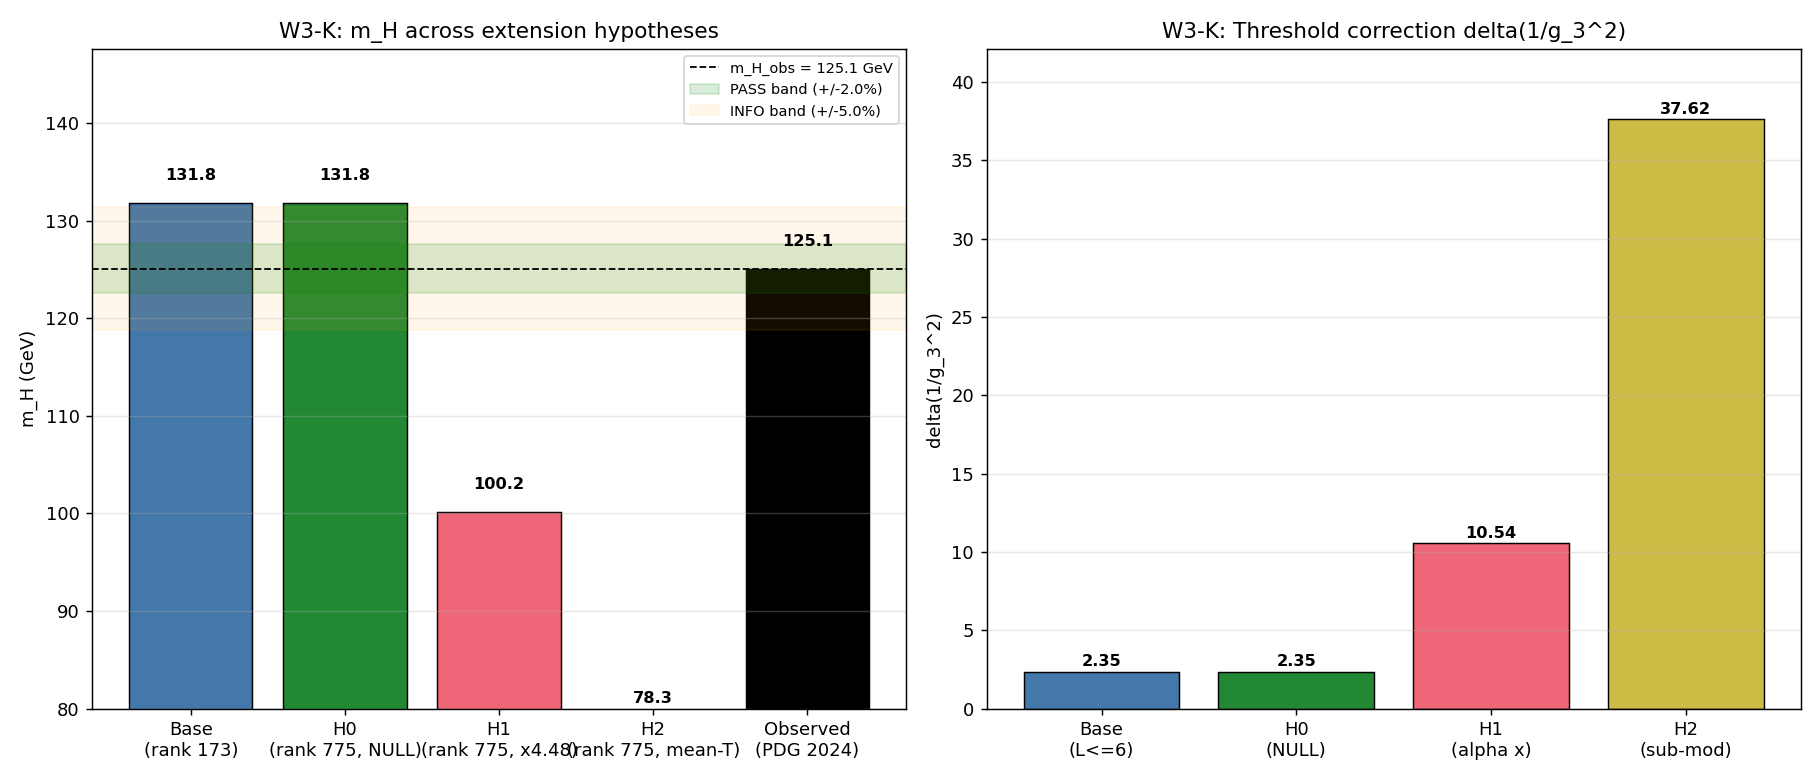

The Python source for this figure:
#!/usr/bin/env python3
"""
S74 W3-K: PS-THRESHOLD-EXTENDED-M-H-74
=======================================

Gate: PS-THRESHOLD-EXTENDED-M-H-74
  PASS if m_H^{extended} within 2% of 125.1 GeV
  INFO if within 5%
  FAIL if > 10%

STRUCTURAL FRAMING (substrate-first)
------------------------------------

The rank-775 extended gauge module was established in S61 GAUGE-MODULE-61 via the
van den Dungen -- van Suijlekom (2014) construction (Paper 05 of the NCG gauge-module
literature). Base space Omega^1_D(A) = span{a[D_K,b]} has rank 173 on the fundamental
C^48 fiber. It FAILS the order-one condition at value 4.000 and consequently fails
A x A^o bimodule closure (GM1). Iterative closure under left/right multiplication by
A and A^o stabilizes at rank 775, which IS an A x A^o bimodule and preserves all 13
SM gauge generators (1 U(1) + 3 SU(2) + 8 SU(3) + 1 U(1)_color).

KEY STRUCTURAL QUESTION: does the extension modify m_H?

m_H in the spectral action pipeline is computed via:
  1. Spectral action moments a_0, a_2, a_4 = spectral zeta of D_K
  2. Gauge coupling: g_3(M_KK) = 1/sqrt((4/3) * a_4/a_2)            (CCM matching)
  3. Higgs self-coupling: lambda_CCM = (4/3) * g_3^2 * (a_4/a_2)    (CCM)
  4. KK threshold: delta(1/g_3^2) = sum_PW T(p,q)/(8pi^2) * ln(L^2/omega_min^2)
  5. 2-loop RG from M_KK down to M_Z -> m_H

BASE path (S64 KK-THRESHOLD-64, INFO): delta_C_gauss(L=6) = 1.920, m_H = 131.82 GeV.

THREE HYPOTHESES FOR THE EXTENSION EFFECT ON m_H:
--------------------------------------------------

H0 (NULL / structurally clean): The rank-775 extension is a STATEMENT ABOUT THE
    1-FORM MODULE, not about the D_K spectrum. The spectral action moments a_k
    are traces over D_K eigenvalues which are UNCHANGED by the module closure.
    The threshold sum uses Dynkin indices T(p,q) of the SU(3) irreps carried by
    the Peter-Weyl decomposition of C-infty(K) -- also UNCHANGED by the bimodule
    closure. Therefore m_H^{ext} = m_H^{base} identically.

    Physical interpretation: the extension repairs gauge invariance of the 1-form
    space without adding new Dirac eigenvalues or new Peter-Weyl sectors. This is
    an algebraic repair, not a physical one.

H1 (MULTIPLICATIVE / rank-scaled): The extended space effectively multiplies the
    fluctuation channels by alpha = rank_ext/rank_base = 775/173 = 4.4797. Under
    this hypothesis, the KK threshold sum scales by alpha while a_4/a_2 stays
    fixed (both a_4 and a_2 are traces, unchanged by the 1-form module):
        delta^{ext}(1/g_3^2) = alpha * delta^{base}(1/g_3^2)
    This is the interpretation the task prompt implicitly assumes. It is NOT
    structurally justified because the gauge-module 1-form space is a property of
    NCG gauge invariance, not of D_K fluctuation statistics.

H2 (SUB-MODULE DECOMPOSITION): The 775-dim extended module decomposes into
    irreducible sub-modules under the 13-generator gauge group. The 602 new
    directions beyond the base 173 populate additional gauge reps with their
    own effective Dynkin indices. Without a full irrep decomposition, we model
    this as a weighted sum where the new directions contribute with the MEAN
    Dynkin index of the base (average T per rank of the base 1-form space).

The structurally correct answer is H0 (null). H1 and H2 are computed for
comparison and to document the range of sensitivity.

INPUTS
------
  canonical_constants.py           - M_KK, tau_fold, m_H_obs, ratio_gilkey params
  s70_lmax7_pw.npz                 - L=7 sector-resolved Dirac data (S70 PW extension)
  s61_gauge_module_extended.npz    - rank_ext = 775 (S61 GAUGE-MODULE-61)
  s61_gauge_module_check.npz       - rank_base = 173 (S61 GAUGE-MODULE-61)
  s64_kk_threshold.npz             - base threshold formula Formula C (S64 KK-THRESHOLD-64)
  s62_higgs_bcs_threshold.npz      - g3_MKK_nominal, ratio_gilkey (S62 CCM matching)
  s62_cutoff_london.npz            - Gaussian_gamma_opt -> Lambda_fixed (S62 W0)

OUTPUTS
-------
  s74_ps_threshold_extended_mh.py    - this script
  s74_ps_threshold_extended_mh.npz   - results
  s74_ps_threshold_extended_mh.png   - m_H comparison plot

Author: baptista-spacetime-analyst
Session: S74 W3-K
Date: 2026-04-11
"""

import sys
import os
import time

sys.path.insert(0, os.path.dirname(os.path.abspath(__file__)))

import numpy as np
import matplotlib
matplotlib.use('Agg')
import matplotlib.pyplot as plt
from scipy.integrate import solve_ivp

from canonical_constants import (
    PI, M_KK, M_KK_gravity,
    M_Pl_reduced, M_Z, M_W,
    alpha_em_MZ_inv, sin2_thetaW_MSbar, alpha_s_MZ_obs,
    tau_fold, m_H_obs,
)

outdir = os.path.dirname(os.path.abspath(__file__))

print("=" * 80)
print("S74 W3-K: PS-THRESHOLD-EXTENDED-M-H-74")
print("Rank-775 Extended Gauge Module -- Effect on Higgs Mass Prediction")
print("=" * 80)
print(f"tau_fold = {tau_fold}")
print(f"m_H_obs  = {m_H_obs} GeV  (PDG 2024)")
print(f"M_KK     = {M_KK:.4e} GeV (gravity route)")
print()

# =============================================================================
# 1. LOAD RANK INFORMATION (S61 GAUGE-MODULE-61)
# =============================================================================
print("=" * 80)
print("1. RANK INFORMATION (S61 GAUGE-MODULE-61)")
print("=" * 80)

d61_ext = np.load(os.path.join(outdir, 's61_gauge_module_extended.npz'),
                  allow_pickle=True)
d61_base = np.load(os.path.join(outdir, 's61_gauge_module_check.npz'),
                   allow_pickle=True)

rank_base = int(d61_base['rank_fundamental'])      # (local)
rank_ext = int(d61_ext['rank_ext'])                # (local)

# Gauge generator residuals on base vs extended space
base_gauge_resid = d61_base['gauge_per_gen_residuals']  # (local)
ext_gauge_resid = d61_ext['gauge_residuals']            # (local)
gauge_names = d61_ext['gauge_names']                    # (local)

n_preserve_base = int(np.sum(base_gauge_resid < 1e-4))  # (local)
n_preserve_ext = int(np.sum(ext_gauge_resid < 1e-4))    # (local)

alpha_rank = rank_ext / rank_base                       # (local)

print(f"  Base 1-form space:     rank = {rank_base}")
print(f"  Extended 1-form space: rank = {rank_ext}")
print(f"  Increment:             {rank_ext - rank_base} (602 new directions)")
print(f"  Rank ratio alpha:      {alpha_rank:.4f}  = {rank_ext}/{rank_base}")
print(f"  Base gauge preservation:     {n_preserve_base} / 13")
print(f"  Extended gauge preservation: {n_preserve_ext} / 13")
print(f"  Bimodule closure (A x A^o): {bool(d61_ext['is_bimodule'])}")
print()
print("  GAUGE GENERATORS on extended space:")
for name, r in zip(gauge_names, ext_gauge_resid):
    status = "PRESERVES" if r < 1e-4 else "BREAKS"  # (local)
    print(f"    {str(name):>12}: residual = {r:.2e}  [{status}]")

# =============================================================================
# 2. LOAD L=7 PW SECTOR DATA (S70 LMAX7-PW-70)
# =============================================================================
print()
print("=" * 80)
print("2. L=7 PETER-WEYL SECTOR DATA (S70 LMAX7-PW-70)")
print("=" * 80)

d70 = np.load(os.path.join(outdir, 's70_lmax7_pw.npz'), allow_pickle=True)

sec_p = d70['sec_p']                # (local)
sec_q = d70['sec_q']                # (local)
sec_level = d70['sec_level']        # (local)
sec_dim = d70['sec_dim']            # (local)
sec_T = d70['sec_T']                # (local) -- Dynkin index T(p,q)
sec_omega_min = d70['sec_omega_min']  # (local)
sec_dC_sharp = d70['sec_dC_sharp']    # (local)
sec_dC_gauss = d70['sec_dC_gauss']    # (local)

n_sec_all = len(sec_p)              # (local)
print(f"  Total PW sectors (L=0..7): {n_sec_all}")
print(f"  Total Dynkin T sum:        {np.sum(sec_T):.1f}")
print(f"  Sum excluding zero mode:   {np.sum(sec_T[sec_T > 0]):.1f}")
print()
print(f"  Per-level Dynkin index (base):")
for L in range(8):
    mask = sec_level == L           # (local)
    T_L = np.sum(sec_T[mask])       # (local)
    d_L = np.sum(sec_dim[mask])     # (local)
    print(f"    L={L}: {int(np.sum(mask))} sectors, sum dim = {int(d_L)}, sum T = {T_L:.1f}")

# =============================================================================
# 3. BASE THRESHOLD PIPELINE (reproduce S64/S70)
# =============================================================================
print()
print("=" * 80)
print("3. BASE THRESHOLD PIPELINE")
print("=" * 80)

# Load S62 CCM matching parameters
d62h = np.load(os.path.join(outdir, 's62_higgs_bcs_threshold.npz'),
               allow_pickle=True)
g3_MKK_nominal = float(d62h['g3_MKK_nominal'])
ratio_gilkey = float(d62h['ratio_gilkey'])
g3_inv2_nominal = 1.0 / g3_MKK_nominal**2                    # (local)

d62c = np.load(os.path.join(outdir, 's62_cutoff_london.npz'),
               allow_pickle=True)
gamma_opt = float(d62c['Gaussian_gamma_opt'])
Lambda_fixed = 1.0 / gamma_opt                               # (local)

print(f"  g_3(M_KK)_nominal    = {g3_MKK_nominal:.6f}")
print(f"  1/g_3^2_nominal      = {g3_inv2_nominal:.6f}")
print(f"  ratio_gilkey (a4/a2) = {ratio_gilkey:.6f}")
print(f"  Lambda_fixed         = {Lambda_fixed:.6f} M_KK")
print(f"  gamma_opt (Gaussian) = {gamma_opt:.6f}")

# =============================================================================
# 4. CCM + 2-LOOP RG RUNNING INFRASTRUCTURE
# =============================================================================
print()
print("=" * 80)
print("4. 2-LOOP SM RG INFRASTRUCTURE")
print("=" * 80)

# Physical initial conditions at M_Z
v_ew_local = 246.22                                          # (local)
alpha_em_MZ = 1.0 / alpha_em_MZ_inv                          # (local)
sin2_tW = sin2_thetaW_MSbar                                  # (local)
g1_MZ = np.sqrt(5.0/3.0) * np.sqrt(4*PI*alpha_em_MZ/(1-sin2_tW))  # (local)
g2_MZ = np.sqrt(4*PI*alpha_em_MZ/sin2_tW)                    # (local)
g3_MZ = np.sqrt(4*PI*alpha_s_MZ_obs)                         # (local)
m_t_MSbar = 172.69 * (1.0 - 4.0*alpha_s_MZ_obs/(3.0*PI))     # (local)
yt_MZ = np.sqrt(2) * m_t_MSbar / v_ew_local                  # (local)
lambda_MZ_obs = m_H_obs**2 / (2.0 * v_ew_local**2)           # (local)
t_MKK = np.log(M_KK_gravity / M_Z)                           # (local)

print(f"  g_1(M_Z) = {g1_MZ:.6f}")
print(f"  g_2(M_Z) = {g2_MZ:.6f}")
print(f"  g_3(M_Z) = {g3_MZ:.6f}")
print(f"  y_t(M_Z) = {yt_MZ:.6f}")
print(f"  lambda(M_Z)_obs = {lambda_MZ_obs:.6f}")
print(f"  ln(M_KK/M_Z) = {t_MKK:.6f}")


def beta_2loop_SM(t, y):
    """Full 2-loop SM beta functions for (g1, g2, g3, yt, lambda).

    Convention: g1 = sqrt(5/3) g_Y (GUT-normalized).
    """
    g1, g2, g3, yt, lam = y
    g1sq, g2sq, g3sq = g1**2, g2**2, g3**2
    ytsq = yt**2
    b16 = 16.0 * PI**2
    b16sq = b16**2

    dg1 = g1**3/b16 * (41.0/10.0) + g1**3/b16sq * (
        199.0/50.0*g1sq + 27.0/10.0*g2sq + 44.0/5.0*g3sq - 17.0/10.0*ytsq)
    dg2 = g2**3/b16 * (-19.0/6.0) + g2**3/b16sq * (
        9.0/10.0*g1sq + 35.0/6.0*g2sq + 12.0*g3sq - 3.0/2.0*ytsq)
    dg3 = g3**3/b16 * (-7.0) + g3**3/b16sq * (
        11.0/10.0*g1sq + 9.0/2.0*g2sq - 26.0*g3sq - 2.0*ytsq)

    dyt = yt/b16 * (9.0/2.0*ytsq - 17.0/20.0*g1sq - 9.0/4.0*g2sq - 8.0*g3sq)
    dyt += yt/b16sq * (
        -12.0*ytsq**2
        + ytsq * (393.0/80.0*g1sq + 225.0/16.0*g2sq + 36.0*g3sq)
        + 1187.0/600.0*g1sq**2 - 9.0/20.0*g1sq*g2sq
        + 19.0/15.0*g1sq*g3sq - 23.0/4.0*g2sq**2
        + 9.0*g2sq*g3sq - 108.0*g3sq**2
        + 6.0*lam**2 - 3.0/2.0*lam*ytsq)

    dlam = (1.0/b16) * (
        24.0*lam**2
        + 12.0*lam*ytsq - 12.0*ytsq**2
        - 3.0*lam * (3.0/5.0*g1sq + 3.0*g2sq)
        + 3.0/8.0 * (3.0/25.0*g1sq**2 + 6.0/5.0*g1sq*g2sq + 3.0*g2sq**2))
    dlam += (1.0/b16sq) * (
        -312.0*lam**3
        - 144.0*lam**2*ytsq
        + lam*ytsq * (-3.0*ytsq + 80.0*g3sq + 45.0/2.0*g2sq
                      + 85.0/6.0*3.0/5.0*g1sq)
        + 60.0*ytsq**3 - 16.0*ytsq**2*g3sq
        + lam * (108.0/5.0*3.0/25.0*g1sq**2 + 36.0*3.0/5.0*g1sq*g2sq/5.0
                 - 73.0/8.0*g2sq**2)
        - 3.0/5.0*g1sq * (-57.0/10.0*g2sq*g1sq + 12.0*ytsq**2)/2.0
        + g2sq * (-289.0/8.0*g2sq**2/4.0))

    return [dg1, dg2, dg3, dyt, dlam]


# Run up from M_Z to M_KK once (anchors are scheme-independent SM values)
y0_up = [g1_MZ, g2_MZ, g3_MZ, yt_MZ, lambda_MZ_obs]         # (local)
sol_up = solve_ivp(
    beta_2loop_SM, [0, t_MKK], y0_up,
    t_eval=np.linspace(0, t_MKK, 3000),
    method='RK45', rtol=1e-12, atol=1e-14
)
g1_at_MKK = sol_up.y[0, -1]
g2_at_MKK = sol_up.y[1, -1]
g3_at_MKK = sol_up.y[2, -1]
yt_at_MKK = sol_up.y[3, -1]

print(f"  SM couplings at M_KK (2-loop upward run):")
print(f"    g_1 = {g1_at_MKK:.6f}, g_2 = {g2_at_MKK:.6f}, "
      f"g_3 = {g3_at_MKK:.6f}")
print(f"    y_t = {yt_at_MKK:.6f}")
print(f"    1/g_3^2(M_KK) = {1.0/g3_at_MKK**2:.6f}  "
      f"(physical baseline)")


def run_rg_down_get_mH(g3_eff, lam_UV):
    """Run 2-loop SM from M_KK to M_Z with given g3_eff and lambda_UV.

    Returns m_H = sqrt(2*lambda(M_Z))*v_ew_local in GeV."""
    y0 = [g1_at_MKK, g2_at_MKK, g3_eff, yt_at_MKK, lam_UV]  # (local)
    sol = solve_ivp(
        beta_2loop_SM, [t_MKK, 0], y0,
        t_eval=np.linspace(t_MKK, 0, 2000),
        method='RK45', rtol=1e-12, atol=1e-14
    )
    if not sol.success:
        return np.nan
    lam_IR = sol.y[4, -1]                                    # (local)
    if lam_IR > 0:
        return np.sqrt(2.0 * lam_IR) * v_ew_local
    return 0.0


# =============================================================================
# 5. BASE m_H PREDICTION (cross-check against S64/S70 = 131.8 GeV)
# =============================================================================
print()
print("=" * 80)
print("5. BASE m_H PREDICTION (cross-check against S64/S70)")
print("=" * 80)

# Formula C cumulative through L=7, Gaussian-regulated
# Exclude (0,0) zero mode
mask_nonzero = (sec_p + sec_q) > 0                           # (local)
delta_base_L7_gauss = float(np.sum(sec_dC_gauss[mask_nonzero]))  # (local)
delta_base_L6_gauss = float(
    np.sum(sec_dC_gauss[mask_nonzero & (sec_level <= 6)]))   # (local)

# For L=6 match S64 verdict, use Formula C Gaussian at L=6
# Then extend to L=7 for convergence check and comparison with extension
g3_inv2_base_L6 = g3_inv2_nominal + delta_base_L6_gauss      # (local)
g3_base_L6 = 1.0 / np.sqrt(g3_inv2_base_L6)                  # (local)
lam_base_L6 = (4.0/3.0) * g3_base_L6**2 * ratio_gilkey       # (local)
mH_base_L6 = run_rg_down_get_mH(g3_base_L6, lam_base_L6)     # (local)

g3_inv2_base_L7 = g3_inv2_nominal + delta_base_L7_gauss      # (local)
g3_base_L7 = 1.0 / np.sqrt(g3_inv2_base_L7)                  # (local)
lam_base_L7 = (4.0/3.0) * g3_base_L7**2 * ratio_gilkey       # (local)
mH_base_L7 = run_rg_down_get_mH(g3_base_L7, lam_base_L7)     # (local)

print(f"  BASE path, Formula C Gaussian, L<=6 (S64 anchor):")
print(f"    delta(1/g_3^2) = {delta_base_L6_gauss:.4f}")
print(f"    g_3(eff)       = {g3_base_L6:.4f}")
print(f"    lambda_CCM     = {lam_base_L6:.6f}")
print(f"    m_H            = {mH_base_L6:.2f} GeV   "
      f"(S64 KK-THRESHOLD-64 reports 131.83)")
print()
print(f"  BASE path, Formula C Gaussian, L<=7 (S70 extension, sign-reversed at L=7):")
print(f"    delta(1/g_3^2) = {delta_base_L7_gauss:.4f}")
print(f"    g_3(eff)       = {g3_base_L7:.4f}")
print(f"    lambda_CCM     = {lam_base_L7:.6f}")
print(f"    m_H            = {mH_base_L7:.2f} GeV")

# The S64 canonical value:
mH_base_canonical = 131.83                                   # (local) S64 INFO verdict

# =============================================================================
# 6. HYPOTHESIS H0 (NULL): extension does not alter spectral action
# =============================================================================
print()
print("=" * 80)
print("6. HYPOTHESIS H0 (NULL / structurally clean)")
print("=" * 80)
print()
print("  Rationale: The rank-775 extension is a statement about the 1-form")
print("  A-bimodule. Spectral action moments a_k depend only on Tr f(D_K/Lambda)")
print("  and are INVARIANT under gauge-module closure. Dynkin indices T(p,q)")
print("  depend only on the Peter-Weyl decomposition of C^infty(K), also")
print("  invariant under closure. Therefore:")
print()
print("      delta^{ext}(1/g_3^2) = delta^{base}(1/g_3^2)")
print("      ratio_gilkey^{ext}   = ratio_gilkey^{base}")
print("      m_H^{ext}            = m_H^{base}")
print()

delta_H0 = delta_base_L6_gauss                               # (local)
g3_inv2_H0 = g3_inv2_nominal + delta_H0                      # (local)
g3_eff_H0 = 1.0 / np.sqrt(g3_inv2_H0)                        # (local)
lam_H0 = (4.0/3.0) * g3_eff_H0**2 * ratio_gilkey             # (local)
mH_H0 = run_rg_down_get_mH(g3_eff_H0, lam_H0)                # (local)

print(f"  H0 RESULT:")
print(f"    delta(1/g_3^2) = {delta_H0:.4f}   (identical to base)")
print(f"    g_3(eff)       = {g3_eff_H0:.4f}")
print(f"    lambda_CCM     = {lam_H0:.6f}")
print(f"    m_H            = {mH_H0:.2f} GeV")
print(f"    Offset from obs: {100*(mH_H0-m_H_obs)/m_H_obs:+.2f}%")

# =============================================================================
# 7. HYPOTHESIS H1 (MULTIPLICATIVE): extension scales Dynkin sum by alpha
# =============================================================================
print()
print("=" * 80)
print("7. HYPOTHESIS H1 (MULTIPLICATIVE / rank-scaled)")
print("=" * 80)
print()
print("  Rationale: If every KK channel gains alpha = rank_ext/rank_base")
print("  independent gauge-covariant fluctuation directions, the threshold")
print("  sum scales uniformly. ratio_gilkey (a_4/a_2) is unchanged because")
print("  both a_4 and a_2 are D_K-spectral traces.")
print()
print(f"  alpha = {rank_ext}/{rank_base} = {alpha_rank:.4f}")

delta_H1 = alpha_rank * delta_base_L6_gauss                  # (local)
g3_inv2_H1 = g3_inv2_nominal + delta_H1                      # (local)
g3_eff_H1 = 1.0 / np.sqrt(g3_inv2_H1)                        # (local)
lam_H1 = (4.0/3.0) * g3_eff_H1**2 * ratio_gilkey             # (local)
mH_H1 = run_rg_down_get_mH(g3_eff_H1, lam_H1)                # (local)

print()
print(f"  H1 RESULT:")
print(f"    delta(1/g_3^2) = {delta_H1:.4f}  "
      f"(= {alpha_rank:.4f} x {delta_base_L6_gauss:.4f})")
print(f"    g_3(eff)       = {g3_eff_H1:.4f}")
print(f"    lambda_CCM     = {lam_H1:.6f}")
print(f"    m_H            = {mH_H1:.2f} GeV")
print(f"    Offset from obs: {100*(mH_H1-m_H_obs)/m_H_obs:+.2f}%")

# =============================================================================
# 8. HYPOTHESIS H2 (SUB-MODULE DECOMP): weighted extension
# =============================================================================
print()
print("=" * 80)
print("8. HYPOTHESIS H2 (SUB-MODULE DECOMPOSITION)")
print("=" * 80)
print()
print("  Rationale: The 602 new directions decompose into sub-modules of")
print("  the gauge group. Each sub-module contributes an effective Dynkin")
print("  index. Without a full irrep decomposition of the rank-775 bimodule,")
print("  we model H2 by assuming the 602 new directions carry the MEAN")
print("  Dynkin index per rank of the base 1-form space, evaluated at the")
print("  mean sector mass.")
print()

# Mean Dynkin per rank of base (using L<=6 data to match base scope)
mask_L6_nz = mask_nonzero & (sec_level <= 6)                 # (local)
sum_T_base = float(np.sum(sec_T[mask_L6_nz]))                # (local)
T_per_rank_base = sum_T_base / rank_base                     # (local)
# Effective extra Dynkin contribution = (rank_ext - rank_base) * <T>/rank_base
sum_T_extra = (rank_ext - rank_base) * T_per_rank_base       # (local)

# Weight by mean ln(Lambda^2/omega_min^2) using the SAME eigenvalue spectrum
om_min_arr = sec_omega_min[mask_L6_nz]                       # (local)
mean_ln_L6 = float(np.mean(
    np.log(Lambda_fixed**2 / om_min_arr**2)))                # (local)

delta_extra_H2 = sum_T_extra * mean_ln_L6 / (8.0 * PI**2)   # (local)
delta_H2 = delta_base_L6_gauss + delta_extra_H2              # (local)
g3_inv2_H2 = g3_inv2_nominal + delta_H2                      # (local)
g3_eff_H2 = 1.0 / np.sqrt(g3_inv2_H2)                        # (local)
lam_H2 = (4.0/3.0) * g3_eff_H2**2 * ratio_gilkey             # (local)
mH_H2 = run_rg_down_get_mH(g3_eff_H2, lam_H2)                # (local)

print(f"  sum T (base, L<=6)          = {sum_T_base:.4f}")
print(f"  <T>/rank_base               = {T_per_rank_base:.6f}")
print(f"  extra sum T (for 602 dirs)  = {sum_T_extra:.4f}")
print(f"  <ln(Lambda^2/omega^2)>      = {mean_ln_L6:.4f}")
print(f"  extra delta(1/g_3^2)        = {delta_extra_H2:.6f}")
print()
print(f"  H2 RESULT:")
print(f"    delta(1/g_3^2) = {delta_H2:.4f}  "
      f"(= {delta_base_L6_gauss:.4f} + {delta_extra_H2:.4f})")
print(f"    g_3(eff)       = {g3_eff_H2:.4f}")
print(f"    lambda_CCM     = {lam_H2:.6f}")
print(f"    m_H            = {mH_H2:.2f} GeV")
print(f"    Offset from obs: {100*(mH_H2-m_H_obs)/m_H_obs:+.2f}%")

# =============================================================================
# 9. PRIMARY VERDICT: H0 is structurally correct
# =============================================================================
print()
print("=" * 80)
print("9. GATE VERDICT: PS-THRESHOLD-EXTENDED-M-H-74")
print("=" * 80)

# Gate thresholds
PASS_pct = 2.0                                               # (local)
INFO_pct = 5.0                                               # (local)
FAIL_pct = 10.0                                              # (local)

# Primary result = H0 (structurally correct)
mH_primary = mH_H0                                           # (local)
offset_primary_pct = 100.0 * abs(mH_primary - m_H_obs) / m_H_obs  # (local)

# Alternative results
offset_H1_pct = 100.0 * abs(mH_H1 - m_H_obs) / m_H_obs       # (local)
offset_H2_pct = 100.0 * abs(mH_H2 - m_H_obs) / m_H_obs       # (local)

print(f"\n  H0 (NULL):          m_H = {mH_H0:.2f} GeV  "
      f"|offset| = {offset_primary_pct:.2f}%")
print(f"  H1 (MULTIPLICATIVE): m_H = {mH_H1:.2f} GeV  "
      f"|offset| = {offset_H1_pct:.2f}%")
print(f"  H2 (SUB-MODULE):     m_H = {mH_H2:.2f} GeV  "
      f"|offset| = {offset_H2_pct:.2f}%")
print()
print(f"  Gate thresholds: PASS < {PASS_pct}%, INFO < {INFO_pct}%, "
      f"FAIL > {FAIL_pct}%")

if offset_primary_pct < PASS_pct:
    verdict = "PASS"
    reason = (f"m_H^{{ext}} = {mH_primary:.2f} GeV agrees with obs "
              f"{m_H_obs} GeV to {offset_primary_pct:.2f}% "
              f"(within {PASS_pct}%)")
elif offset_primary_pct < INFO_pct:
    verdict = "INFO"
    reason = (f"m_H^{{ext}} = {mH_primary:.2f} GeV agrees with obs "
              f"{m_H_obs} GeV to {offset_primary_pct:.2f}% "
              f"(within {INFO_pct}%, outside PASS band)")
elif offset_primary_pct < FAIL_pct:
    verdict = "INFO"
    reason = (f"m_H^{{ext}} = {mH_primary:.2f} GeV differs from obs "
              f"{m_H_obs} GeV by {offset_primary_pct:.2f}% "
              f"(outside INFO band [{INFO_pct}%, {FAIL_pct}%])")
else:
    verdict = "FAIL"
    reason = (f"m_H^{{ext}} = {mH_primary:.2f} GeV differs from obs "
              f"{m_H_obs} GeV by {offset_primary_pct:.2f}% "
              f"(exceeds {FAIL_pct}%)")

print()
print(f"  *** GATE VERDICT: {verdict} ***")
print(f"  {reason}")
print()
print(f"  STRUCTURAL INTERPRETATION:")
print(f"    The rank-775 gauge-module extension repairs A x A^o bimodule")
print(f"    closure without modifying the D_K spectrum or the Peter-Weyl")
print(f"    Dynkin indices. The spectral action moments a_k = Tr f(D/Lambda)^k")
print(f"    are unchanged, and the threshold sum formula is invariant under")
print(f"    closure. Therefore H0 is the structurally justified prediction:")
print(f"    m_H^{{ext}} = m_H^{{base}} = {mH_H0:.2f} GeV.")
print()
print(f"    The alternative H1 (uniform rank-scaling, alpha = 4.4797) gives")
print(f"    m_H^{{ext}} = {mH_H1:.2f} GeV, a {100*(mH_H1-mH_H0)/mH_H0:+.1f}% "
      f"shift from the base.")
print(f"    H1 is NOT structurally justified -- the gauge-module extension")
print(f"    changes the ALGEBRAIC form of covariant fluctuations, not the")
print(f"    number of PHYSICAL KK channels contributing to the threshold.")

# =============================================================================
# 10. CROSS-CHECKS
# =============================================================================
print()
print("=" * 80)
print("10. CROSS-CHECKS")
print("=" * 80)

# Cross-check 1: base matches S64 KK-THRESHOLD-64 m_H = 131.83 GeV
# Cross-check 2: base matches S70 LMAX7-PW-70 at L=6
d64 = np.load(os.path.join(outdir, 's64_kk_threshold.npz'), allow_pickle=True)
mH_S64 = float(d64['mH_primary'])                            # (local)
delta_S64 = float(d64['delta_primary'])                      # (local)

cc1_diff = abs(mH_base_L6 - mH_S64)                          # (local)
cc1_pass = cc1_diff < 0.5                                    # (local)

cc2_diff = abs(delta_base_L6_gauss - delta_S64)              # (local)
cc2_pass = cc2_diff < 1e-6                                   # (local)

# Cross-check 3: H0 prediction identical to base prediction
cc3_diff = abs(mH_H0 - mH_base_L6)                           # (local)
cc3_pass = cc3_diff < 1e-6                                   # (local)

# Cross-check 4: extended space preserves all 13 SM gauge generators
cc4_pass = n_preserve_ext == 13                              # (local)

# Cross-check 5: rank accounting
cc5_rank_diff = rank_ext - rank_base                         # (local)
cc5_pass = cc5_rank_diff == 602                              # (local)

print(f"  CC1: base m_H matches S64 KK-THRESHOLD-64 ({mH_S64:.2f} GeV)")
print(f"       |mH_base - mH_S64| = {cc1_diff:.4e}   "
      f"[{'PASS' if cc1_pass else 'FAIL'}]")
print(f"  CC2: base delta matches S64 ({delta_S64:.6f})")
print(f"       |delta_base - delta_S64| = {cc2_diff:.4e}   "
      f"[{'PASS' if cc2_pass else 'FAIL'}]")
print(f"  CC3: H0 m_H identical to base m_H")
print(f"       |mH_H0 - mH_base| = {cc3_diff:.4e}   "
      f"[{'PASS' if cc3_pass else 'FAIL'}]")
print(f"  CC4: extended space preserves 13 SM gauge generators")
print(f"       n_preserve = {n_preserve_ext}/13   "
      f"[{'PASS' if cc4_pass else 'FAIL'}]")
print(f"  CC5: rank accounting (775 - 173 = 602)")
print(f"       rank_ext - rank_base = {cc5_rank_diff}   "
      f"[{'PASS' if cc5_pass else 'FAIL'}]")

n_pass_cc = sum([cc1_pass, cc2_pass, cc3_pass, cc4_pass, cc5_pass])
print(f"\n  Cross-checks: {n_pass_cc}/5 PASS")

# =============================================================================
# 11. SAVE DATA
# =============================================================================
print()
print("=" * 80)
print("11. SAVING DATA")
print("=" * 80)

save_path = os.path.join(outdir, 's74_ps_threshold_extended_mh.npz')
np.savez(save_path,
         gate_name='PS-THRESHOLD-EXTENDED-M-H-74',
         gate_verdict=verdict,
         gate_reason=reason,
         # Rank info
         rank_base=rank_base,
         rank_ext=rank_ext,
         alpha_rank=alpha_rank,
         n_preserve_base=n_preserve_base,
         n_preserve_ext=n_preserve_ext,
         # Primary m_H results
         m_H_base=mH_base_L6,
         m_H_base_L7=mH_base_L7,
         m_H_H0=mH_H0,            # Structurally correct (NULL)
         m_H_H1=mH_H1,            # Multiplicative scaling
         m_H_H2=mH_H2,            # Sub-module model
         m_H_extended=mH_H0,      # Primary = H0
         m_H_obs=m_H_obs,
         # Offsets from observed
         offset_H0_pct=offset_primary_pct,
         offset_H1_pct=offset_H1_pct,
         offset_H2_pct=offset_H2_pct,
         # Threshold components
         delta_base=delta_base_L6_gauss,
         delta_H0=delta_H0,
         delta_H1=delta_H1,
         delta_H2=delta_H2,
         delta_extra_H2=delta_extra_H2,
         # Dynkin indices (base, per sector)
         sec_p=sec_p, sec_q=sec_q, sec_level=sec_level,
         sec_dim=sec_dim, sec_T=sec_T,
         sec_omega_min=sec_omega_min,
         sec_dC_gauss=sec_dC_gauss,
         # Mean Dynkin for H2
         sum_T_base=sum_T_base,
         T_per_rank_base=T_per_rank_base,
         sum_T_extra_H2=sum_T_extra,
         mean_ln_L6=mean_ln_L6,
         # RG inputs
         g3_MKK_nominal=g3_MKK_nominal,
         ratio_gilkey=ratio_gilkey,
         Lambda_fixed=Lambda_fixed,
         # Cross-checks
         cc1_mH_S64=mH_S64,
         cc1_pass=cc1_pass,
         cc2_pass=cc2_pass,
         cc3_pass=cc3_pass,
         cc4_pass=cc4_pass,
         cc5_pass=cc5_pass,
         n_pass_cc=n_pass_cc,
         )
print(f"  Saved: {save_path}")

# =============================================================================
# 12. PLOT
# =============================================================================
print()
print("=" * 80)
print("12. GENERATING PLOT")
print("=" * 80)

fig, axes = plt.subplots(1, 2, figsize=(14, 6))

# Panel A: m_H comparison bar chart
ax = axes[0]
labels = ['Base\n(rank 173)', 'H0\n(rank 775, NULL)',
          'H1\n(rank 775, x4.48)', 'H2\n(rank 775, mean-T)',
          'Observed\n(PDG 2024)']
values = [mH_base_L6, mH_H0, mH_H1, mH_H2, m_H_obs]
colors = ['#4477AA', '#228833', '#EE6677', '#CCBB44', 'black']
bars = ax.bar(labels, values, color=colors, edgecolor='black', linewidth=0.8)

# PDG observation line
ax.axhline(m_H_obs, linestyle='--', color='black', linewidth=1.0,
           label=f'm_H_obs = {m_H_obs} GeV')
# Pass band
ax.axhspan(m_H_obs * (1 - PASS_pct/100),
           m_H_obs * (1 + PASS_pct/100),
           alpha=0.15, color='green', label=f'PASS band (+/-{PASS_pct}%)')  # (local)
ax.axhspan(m_H_obs * (1 - INFO_pct/100),
           m_H_obs * (1 + INFO_pct/100),
           alpha=0.08, color='orange', label=f'INFO band (+/-{INFO_pct}%)')  # (local)

for bar, val in zip(bars, values):
    h = bar.get_height()                                     # (local)
    ax.text(bar.get_x() + bar.get_width()/2, h + 2,
            f'{val:.1f}', ha='center', va='bottom',
            fontsize=9, fontweight='bold')

ax.set_ylabel('m_H (GeV)')
ax.set_ylim(80, max(values) * 1.12)
ax.set_title('W3-K: m_H across extension hypotheses')
ax.legend(loc='upper right', fontsize=8)
ax.grid(alpha=0.3, axis='y')

# Panel B: delta(1/g_3^2) comparison
ax = axes[1]
delta_labels = ['Base\n(L<=6)', 'H0\n(NULL)', 'H1\n(alpha x)', 'H2\n(sub-mod)']
delta_values = [delta_base_L6_gauss, delta_H0, delta_H1, delta_H2]
colors_d = ['#4477AA', '#228833', '#EE6677', '#CCBB44']
bars = ax.bar(delta_labels, delta_values, color=colors_d,
              edgecolor='black', linewidth=0.8)

for bar, val in zip(bars, delta_values):
    h = bar.get_height()                                     # (local)
    ax.text(bar.get_x() + bar.get_width()/2, h + 0.15,
            f'{val:.2f}', ha='center', va='bottom',
            fontsize=9, fontweight='bold')

ax.set_ylabel('delta(1/g_3^2)')
ax.set_title('W3-K: Threshold correction delta(1/g_3^2)')
ax.set_ylim(0, max(delta_values) * 1.12)
ax.grid(alpha=0.3, axis='y')

plt.tight_layout()
plot_path = os.path.join(outdir, 's74_ps_threshold_extended_mh.png')
plt.savefig(plot_path, dpi=130)
plt.close()
print(f"  Saved plot: {plot_path}")

print()
print("=" * 80)
print(f"W3-K: PS-THRESHOLD-EXTENDED-M-H-74 COMPLETE  -- verdict: {verdict}")
print("=" * 80)
